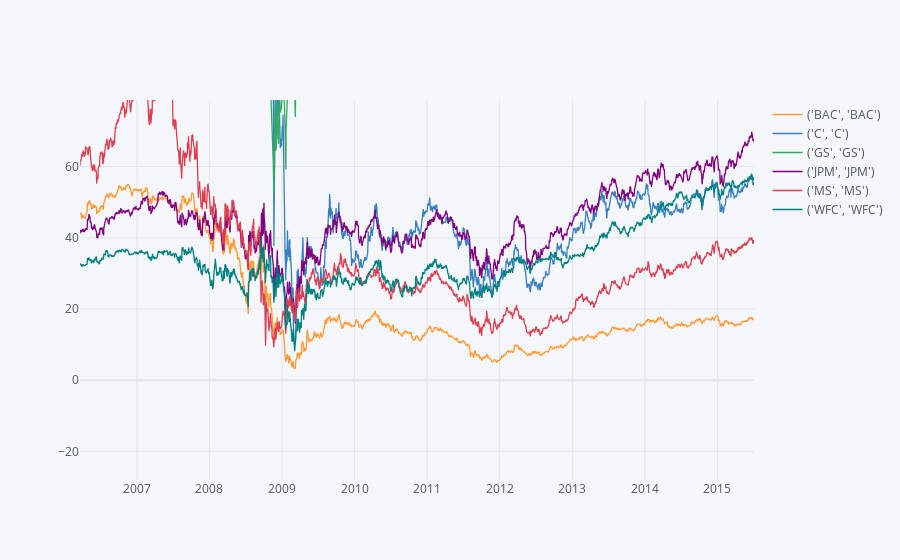

Source (notebook cell):
### Code cell
bank_stocks.xs(key = 'Close', axis=1, level='Stock Info').iplot()

### Figure 1 — Plotly figure (JSON) as saved in the notebook; plotly's stock layout.template omitted (floating-point values rounded to 4 significant figures; data arrays with more than 128 entries replaced by an {"elided": "..."} marker saying what was removed)
{"data": [{"line": {"color": "rgba(255, 153, 51, 1.0)", "dash": "solid", "shape": "linear", "width": 1.3}, "mode": "lines", "name": "('BAC', 'BAC')", "text": "", "type": "scatter", "x": {"elided": "2517 str values"}, "y": {"elided": "2517 float values"}}, {"line": {"color": "rgba(55, 128, 191, 1.0)", "dash": "solid", "shape": "linear", "width": 1.3}, "mode": "lines", "name": "('C', 'C')", "text": "", "type": "scatter", "x": {"elided": "2517 str values"}, "y": {"elided": "2517 float values"}}, {"line": {"color": "rgba(50, 171, 96, 1.0)", "dash": "solid", "shape": "linear", "width": 1.3}, "mode": "lines", "name": "('GS', 'GS')", "text": "", "type": "scatter", "x": {"elided": "2517 str values"}, "y": {"elided": "2517 float values"}}, {"line": {"color": "rgba(128, 0, 128, 1.0)", "dash": "solid", "shape": "linear", "width": 1.3}, "mode": "lines", "name": "('JPM', 'JPM')", "text": "", "type": "scatter", "x": {"elided": "2517 str values"}, "y": {"elided": "2517 float values"}}, {"line": {"color": "rgba(219, 64, 82, 1.0)", "dash": "solid", "shape": "linear", "width": 1.3}, "mode": "lines", "name": "('MS', 'MS')", "text": "", "type": "scatter", "x": {"elided": "2517 str values"}, "y": {"elided": "2517 float values"}}, {"line": {"color": "rgba(0, 128, 128, 1.0)", "dash": "solid", "shape": "linear", "width": 1.3}, "mode": "lines", "name": "('WFC', 'WFC')", "text": "", "type": "scatter", "x": {"elided": "2517 str values"}, "y": {"elided": "2517 float values"}}], "layout": {"autosize": true, "legend": {"bgcolor": "#F5F6F9", "font": {"color": "#4D5663"}}, "paper_bgcolor": "#F5F6F9", "plot_bgcolor": "#F5F6F9", "title": {"font": {"color": "#4D5663"}}, "xaxis": {"autorange": false, "gridcolor": "#E1E5ED", "range": ["2006-03-21 02:11:49.8592", "2015-07-04 02:52:23.662"], "showgrid": true, "tickfont": {"color": "#4D5663"}, "title": {"font": {"color": "#4D5663"}, "text": ""}, "type": "date", "zerolinecolor": "#E1E5ED"}, "yaxis": {"autorange": false, "gridcolor": "#E1E5ED", "range": [-28.02, 78.71], "showgrid": true, "tickfont": {"color": "#4D5663"}, "title": {"font": {"color": "#4D5663"}, "text": ""}, "type": "linear", "zerolinecolor": "#E1E5ED"}}}
